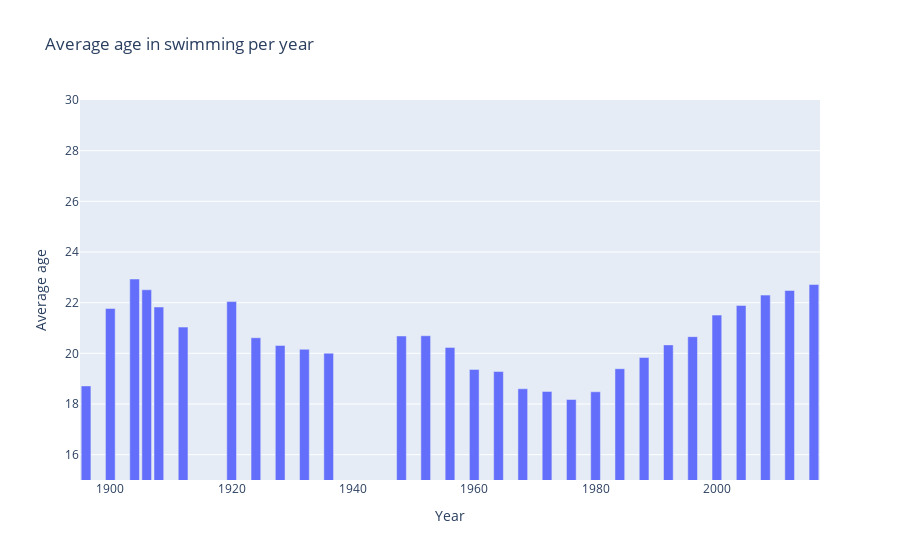

Notebook cell for this chart:
### Code cell
fig = px.bar(dff, x=dff.index, y=["Age"], title="Average age in swimming per year", labels={"value": "Average age"})
fig.update_layout(showlegend=False, yaxis_range = [15,30])
fig.update_traces(hovertemplate = "Year: %{label}: <br>Average age: %{value}")

fig.show()

### Figure 1 — Plotly figure (JSON) as saved in the notebook; plotly's stock layout.template omitted (floating-point values rounded to 4 significant figures)
{"data": [{"alignmentgroup": "True", "hovertemplate": "Year: %{label}: <br>Average age: %{value}", "legendgroup": "Age", "marker": {"color": "#636efa", "pattern": {"shape": ""}}, "name": "Age", "offsetgroup": "Age", "orientation": "v", "showlegend": true, "textposition": "auto", "type": "bar", "x": [1896, 1900, 1904, 1906, 1908, 1912, 1920, 1924, 1928, 1932, 1936, 1948, 1952, 1956, 1960, 1964, 1968, 1972, 1976, 1980, 1984, 1988, 1992, 1996, 2000, 2004, 2008, 2012, 2016], "xaxis": "x", "y": [18.71, 21.77, 22.93, 22.51, 21.83, 21.04, 22.04, 20.61, 20.31, 20.16, 20.01, 20.68, 20.69, 20.23, 19.37, 19.28, 18.6, 18.5, 18.18, 18.48, 19.39, 19.84, 20.33, 20.66, 21.51, 21.89, 22.3, 22.48, 22.72], "yaxis": "y"}], "layout": {"barmode": "relative", "legend": {"title": {"text": "variable"}, "tracegroupgap": 0}, "showlegend": false, "title": {"text": "Average age in swimming per year"}, "xaxis": {"anchor": "y", "domain": [0, 1], "title": {"text": "Year"}}, "yaxis": {"anchor": "x", "domain": [0, 1], "range": [15, 30], "title": {"text": "Average age"}}}}
